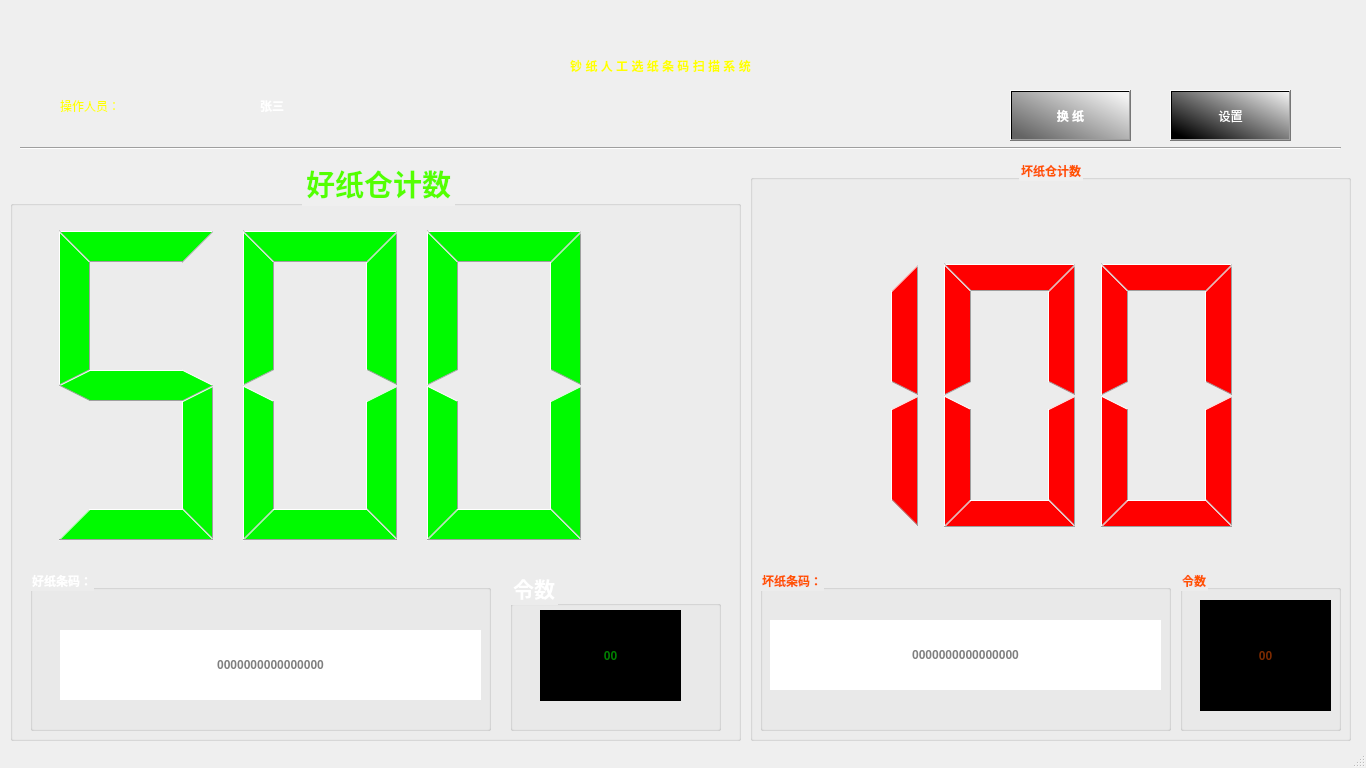
<?xml version="1.0" encoding="UTF-8"?>
<ui version="4.0">
 <class>MainWindow</class>
 <widget class="QMainWindow" name="MainWindow">
  <property name="geometry">
   <rect>
    <x>0</x>
    <y>0</y>
    <width>1366</width>
    <height>768</height>
   </rect>
  </property>
  <property name="windowTitle">
   <string>MainWindow</string>
  </property>
  <property name="styleSheet">
   <string notr="true"/>
  </property>
  <widget class="QWidget" name="centralwidget">
   <widget class="QLabel" name="label_14">
    <property name="geometry">
     <rect>
      <x>310</x>
      <y>20</y>
      <width>701</width>
      <height>55</height>
     </rect>
    </property>
    <property name="styleSheet">
     <string notr="true"> font: 75 30pt &quot;微软雅黑&quot;;
color: rgb(255, 255, 0);
font-weight:bold;

 
 </string>
    </property>
    <property name="text">
     <string>钞 纸 人 工 选 纸 条 码 扫 描 系 统</string>
    </property>
    <property name="alignment">
     <set>Qt::AlignBottom|Qt::AlignHCenter</set>
    </property>
   </widget>
   <widget class="QWidget" name="layoutWidget">
    <property name="geometry">
     <rect>
      <x>0</x>
      <y>0</y>
      <width>2</width>
      <height>21</height>
     </rect>
    </property>
    <layout class="QHBoxLayout" name="horizontalLayout">
     <property name="spacing">
      <number>40</number>
     </property>
     <property name="leftMargin">
      <number>0</number>
     </property>
     <property name="topMargin">
      <number>20</number>
     </property>
     <property name="rightMargin">
      <number>0</number>
     </property>
    </layout>
   </widget>
   <widget class="QGroupBox" name="gBoxCount_bad">
    <property name="geometry">
     <rect>
      <x>750</x>
      <y>160</y>
      <width>601</width>
      <height>581</height>
     </rect>
    </property>
    <property name="sizePolicy">
     <sizepolicy hsizetype="Expanding" vsizetype="Expanding">
      <horstretch>3</horstretch>
      <verstretch>1</verstretch>
     </sizepolicy>
    </property>
    <property name="styleSheet">
     <string notr="true">
font:  22pt &quot;微软雅黑&quot;;
font-weight:bold;
color: rgb(255, 85, 0);</string>
    </property>
    <property name="title">
     <string>坏纸仓计数</string>
    </property>
    <property name="alignment">
     <set>Qt::AlignCenter</set>
    </property>
    <widget class="QLCDNumber" name="lcdCount_bad">
     <property name="geometry">
      <rect>
       <x>10</x>
       <y>60</y>
       <width>500</width>
       <height>350</height>
      </rect>
     </property>
     <property name="sizePolicy">
      <sizepolicy hsizetype="Preferred" vsizetype="Preferred">
       <horstretch>0</horstretch>
       <verstretch>6</verstretch>
      </sizepolicy>
     </property>
     <property name="minimumSize">
      <size>
       <width>0</width>
       <height>0</height>
      </size>
     </property>
     <property name="maximumSize">
      <size>
       <width>16777215</width>
       <height>16777215</height>
      </size>
     </property>
     <property name="font">
      <font>
       <family>微软雅黑</family>
       <pointsize>22</pointsize>
       <weight>75</weight>
       <italic>false</italic>
       <bold>true</bold>
      </font>
     </property>
     <property name="styleSheet">
      <string notr="true">color: rgb(255, 0, 0);
border:none;</string>
     </property>
     <property name="digitCount">
      <number>3</number>
     </property>
     <property name="segmentStyle">
      <enum>QLCDNumber::Filled</enum>
     </property>
     <property name="value" stdset="0">
      <double>100.000000000000000</double>
     </property>
     <property name="intValue" stdset="0">
      <number>100</number>
     </property>
    </widget>
    <widget class="QGroupBox" name="groupBox_4">
     <property name="geometry">
      <rect>
       <x>10</x>
       <y>410</y>
       <width>411</width>
       <height>161</height>
      </rect>
     </property>
     <property name="styleSheet">
      <string notr="true">font:  16pt &quot;微软雅黑&quot;;</string>
     </property>
     <property name="title">
      <string>坏纸条码：</string>
     </property>
     <widget class="QLineEdit" name="lineEdit_bad">
      <property name="enabled">
       <bool>false</bool>
      </property>
      <property name="geometry">
       <rect>
        <x>10</x>
        <y>50</y>
        <width>391</width>
        <height>70</height>
       </rect>
      </property>
      <property name="sizePolicy">
       <sizepolicy hsizetype="Expanding" vsizetype="Fixed">
        <horstretch>10</horstretch>
        <verstretch>0</verstretch>
       </sizepolicy>
      </property>
      <property name="minimumSize">
       <size>
        <width>0</width>
        <height>70</height>
       </size>
      </property>
      <property name="maximumSize">
       <size>
        <width>16777215</width>
        <height>70</height>
       </size>
      </property>
      <property name="styleSheet">
       <string notr="true">color: rgb(251, 251, 251);
background-color: rgb(255, 255, 255);
font: 25pt &quot;Arial Black&quot;;
 
border:none;
color: rgb(0, 0, 0);
text-align: center;
font-weight:bold;
</string>
      </property>
      <property name="alignment">
       <set>Qt::AlignCenter</set>
      </property>
      <property name="placeholderText">
       <string>0000000000000000</string>
      </property>
     </widget>
    </widget>
    <widget class="QGroupBox" name="groupBox_2">
     <property name="geometry">
      <rect>
       <x>430</x>
       <y>410</y>
       <width>161</width>
       <height>161</height>
      </rect>
     </property>
     <property name="sizePolicy">
      <sizepolicy hsizetype="Expanding" vsizetype="Preferred">
       <horstretch>5</horstretch>
       <verstretch>0</verstretch>
      </sizepolicy>
     </property>
     <property name="styleSheet">
      <string notr="true">font:  16pt &quot;微软雅黑&quot;;</string>
     </property>
     <property name="title">
      <string>令数</string>
     </property>
     <widget class="QLineEdit" name="lineEdit_badPack">
      <property name="enabled">
       <bool>false</bool>
      </property>
      <property name="geometry">
       <rect>
        <x>20</x>
        <y>30</y>
        <width>131</width>
        <height>111</height>
       </rect>
      </property>
      <property name="sizePolicy">
       <sizepolicy hsizetype="Expanding" vsizetype="Preferred">
        <horstretch>5</horstretch>
        <verstretch>0</verstretch>
       </sizepolicy>
      </property>
      <property name="minimumSize">
       <size>
        <width>0</width>
        <height>0</height>
       </size>
      </property>
      <property name="maximumSize">
       <size>
        <width>16777215</width>
        <height>150</height>
       </size>
      </property>
      <property name="styleSheet">
       <string notr="true">border:none;
background-color: rgb(0,0,0);
font: 80pt &quot;黑体&quot;;
color: rgb(249, 83, 0);

</string>
      </property>
      <property name="alignment">
       <set>Qt::AlignCenter</set>
      </property>
      <property name="placeholderText">
       <string>00</string>
      </property>
     </widget>
    </widget>
   </widget>
   <widget class="QGroupBox" name="gBoxCount_good">
    <property name="geometry">
     <rect>
      <x>10</x>
      <y>160</y>
      <width>731</width>
      <height>581</height>
     </rect>
    </property>
    <property name="sizePolicy">
     <sizepolicy hsizetype="Expanding" vsizetype="Expanding">
      <horstretch>3</horstretch>
      <verstretch>1</verstretch>
     </sizepolicy>
    </property>
    <property name="font">
     <font>
      <family>微软雅黑</family>
      <pointsize>22</pointsize>
      <weight>75</weight>
      <italic>false</italic>
      <bold>true</bold>
     </font>
    </property>
    <property name="styleSheet">
     <string notr="true">color: rgb(85, 255, 0);
font:  22pt &quot;微软雅黑&quot;;
font-weight:bold;</string>
    </property>
    <property name="title">
     <string>好纸仓计数</string>
    </property>
    <property name="alignment">
     <set>Qt::AlignCenter</set>
    </property>
    <widget class="QLCDNumber" name="lcdCount_good">
     <property name="geometry">
      <rect>
       <x>10</x>
       <y>40</y>
       <width>600</width>
       <height>371</height>
      </rect>
     </property>
     <property name="sizePolicy">
      <sizepolicy hsizetype="Expanding" vsizetype="Expanding">
       <horstretch>0</horstretch>
       <verstretch>6</verstretch>
      </sizepolicy>
     </property>
     <property name="minimumSize">
      <size>
       <width>0</width>
       <height>0</height>
      </size>
     </property>
     <property name="maximumSize">
      <size>
       <width>16777215</width>
       <height>16777215</height>
      </size>
     </property>
     <property name="font">
      <font>
       <family>微软雅黑</family>
       <pointsize>22</pointsize>
       <weight>75</weight>
       <italic>false</italic>
       <bold>true</bold>
      </font>
     </property>
     <property name="styleSheet">
      <string notr="true">
color: rgb(0, 250, 0);
border:none;

</string>
     </property>
     <property name="digitCount">
      <number>3</number>
     </property>
     <property name="segmentStyle">
      <enum>QLCDNumber::Filled</enum>
     </property>
     <property name="value" stdset="0">
      <double>500.000000000000000</double>
     </property>
     <property name="intValue" stdset="0">
      <number>500</number>
     </property>
    </widget>
    <widget class="QGroupBox" name="groupBox_3">
     <property name="geometry">
      <rect>
       <x>20</x>
       <y>410</y>
       <width>461</width>
       <height>161</height>
      </rect>
     </property>
     <property name="styleSheet">
      <string notr="true">color: rgb(255, 255, 255);
font:  16pt &quot;微软雅黑&quot;;</string>
     </property>
     <property name="title">
      <string>好纸条码：</string>
     </property>
     <widget class="QLineEdit" name="lineEdit_good">
      <property name="geometry">
       <rect>
        <x>30</x>
        <y>60</y>
        <width>421</width>
        <height>70</height>
       </rect>
      </property>
      <property name="sizePolicy">
       <sizepolicy hsizetype="Expanding" vsizetype="Fixed">
        <horstretch>10</horstretch>
        <verstretch>1</verstretch>
       </sizepolicy>
      </property>
      <property name="minimumSize">
       <size>
        <width>0</width>
        <height>70</height>
       </size>
      </property>
      <property name="maximumSize">
       <size>
        <width>16777215</width>
        <height>70</height>
       </size>
      </property>
      <property name="styleSheet">
       <string notr="true">
background-color: rgb(255, 255, 255);
font: 25pt &quot;Arial Black&quot;;
 
border:none;
color: rgb(0, 0, 0);
text-align: center;
font-weight:bold;
</string>
      </property>
      <property name="alignment">
       <set>Qt::AlignCenter</set>
      </property>
      <property name="placeholderText">
       <string>0000000000000000</string>
      </property>
     </widget>
    </widget>
    <widget class="QGroupBox" name="gBoxLingNum_good">
     <property name="geometry">
      <rect>
       <x>500</x>
       <y>410</y>
       <width>211</width>
       <height>161</height>
      </rect>
     </property>
     <property name="sizePolicy">
      <sizepolicy hsizetype="Preferred" vsizetype="Preferred">
       <horstretch>5</horstretch>
       <verstretch>1</verstretch>
      </sizepolicy>
     </property>
     <property name="maximumSize">
      <size>
       <width>16777215</width>
       <height>170</height>
      </size>
     </property>
     <property name="font">
      <font>
       <family>微软雅黑</family>
       <pointsize>16</pointsize>
       <weight>50</weight>
       <italic>false</italic>
       <bold>false</bold>
       <kerning>true</kerning>
      </font>
     </property>
     <property name="styleSheet">
      <string notr="true">color: rgb(255, 255, 255);
font:  16pt &quot;微软雅黑&quot;;
</string>
     </property>
     <property name="title">
      <string>令数</string>
     </property>
     <widget class="QLineEdit" name="lineEdit_goodPack">
      <property name="enabled">
       <bool>false</bool>
      </property>
      <property name="geometry">
       <rect>
        <x>30</x>
        <y>40</y>
        <width>141</width>
        <height>91</height>
       </rect>
      </property>
      <property name="sizePolicy">
       <sizepolicy hsizetype="Expanding" vsizetype="Preferred">
        <horstretch>5</horstretch>
        <verstretch>1</verstretch>
       </sizepolicy>
      </property>
      <property name="minimumSize">
       <size>
        <width>0</width>
        <height>0</height>
       </size>
      </property>
      <property name="maximumSize">
       <size>
        <width>16777215</width>
        <height>150</height>
       </size>
      </property>
      <property name="styleSheet">
       <string notr="true">border:none;
color: rgb(0, 255, 0);

font:90pt &quot;黑体&quot;;

background-color: rgb(0, 0, 0);</string>
      </property>
      <property name="alignment">
       <set>Qt::AlignCenter</set>
      </property>
      <property name="placeholderText">
       <string>00</string>
      </property>
     </widget>
    </widget>
   </widget>
   <widget class="QLabel" name="label_15">
    <property name="geometry">
     <rect>
      <x>60</x>
      <y>80</y>
      <width>181</width>
      <height>51</height>
     </rect>
    </property>
    <property name="sizePolicy">
     <sizepolicy hsizetype="Expanding" vsizetype="Preferred">
      <horstretch>2</horstretch>
      <verstretch>0</verstretch>
     </sizepolicy>
    </property>
    <property name="styleSheet">
     <string notr="true">font: 30pt &quot;Agency FB&quot;;
color: rgb(255, 255, 0);
font-weight;bold;
</string>
    </property>
    <property name="text">
     <string>操作人员：</string>
    </property>
   </widget>
   <widget class="QLabel" name="lb_operator">
    <property name="geometry">
     <rect>
      <x>260</x>
      <y>80</y>
      <width>271</width>
      <height>51</height>
     </rect>
    </property>
    <property name="sizePolicy">
     <sizepolicy hsizetype="Preferred" vsizetype="Preferred">
      <horstretch>8</horstretch>
      <verstretch>0</verstretch>
     </sizepolicy>
    </property>
    <property name="styleSheet">
     <string notr="true">color:#ffffff;
font: 30pt &quot;Agency FB&quot;;
font-weight:bold;</string>
    </property>
    <property name="text">
     <string>张三</string>
    </property>
   </widget>
   <widget class="QPushButton" name="btnChangePaper">
    <property name="geometry">
     <rect>
      <x>1010</x>
      <y>90</y>
      <width>121</width>
      <height>51</height>
     </rect>
    </property>
    <property name="styleSheet">
     <string notr="true">font: 25pt &quot;微软雅黑 light&quot;;
background-color: qlineargradient(spread:pad, x1:0, y1:0.846591, x2:0.949, y2:0.0568182, stop:0 rgba(100, 100, 100, 255), stop:0.994318 rgba(243, 243, 243, 255));

color: rgb(255, 255, 255);
font-weight:bold;
 
</string>
    </property>
    <property name="text">
     <string>换 纸</string>
    </property>
   </widget>
   <widget class="QPushButton" name="btnSetup">
    <property name="geometry">
     <rect>
      <x>1170</x>
      <y>90</y>
      <width>121</width>
      <height>51</height>
     </rect>
    </property>
    <property name="sizePolicy">
     <sizepolicy hsizetype="Expanding" vsizetype="Fixed">
      <horstretch>4</horstretch>
      <verstretch>0</verstretch>
     </sizepolicy>
    </property>
    <property name="maximumSize">
     <size>
      <width>200</width>
      <height>90</height>
     </size>
    </property>
    <property name="styleSheet">
     <string notr="true">
font: 25pt &quot;微软雅黑&quot;;
color: rgb(255, 255, 255);

background-color: qlineargradient(spread:pad, x1:0, y1:0.846591, x2:1, y2:0, stop:0 rgba(0, 0, 0, 255), stop:0.994318 rgba(243, 243, 243, 255));</string>
    </property>
    <property name="text">
     <string>设置</string>
    </property>
   </widget>
   <widget class="Line" name="line">
    <property name="geometry">
     <rect>
      <x>20</x>
      <y>140</y>
      <width>1321</width>
      <height>16</height>
     </rect>
    </property>
    <property name="styleSheet">
     <string notr="true">border-bottom: 1px solid #fff;
</string>
    </property>
    <property name="orientation">
     <enum>Qt::Horizontal</enum>
    </property>
   </widget>
   <zorder>label_14</zorder>
   <zorder>layoutWidget</zorder>
   <zorder>gBoxCount_bad</zorder>
   <zorder>label_15</zorder>
   <zorder>lb_operator</zorder>
   <zorder>btnChangePaper</zorder>
   <zorder>btnSetup</zorder>
   <zorder>line</zorder>
   <zorder>gBoxCount_good</zorder>
  </widget>
  <widget class="QStatusBar" name="statusbar"/>
 </widget>
 <resources/>
 <connections/>
</ui>
